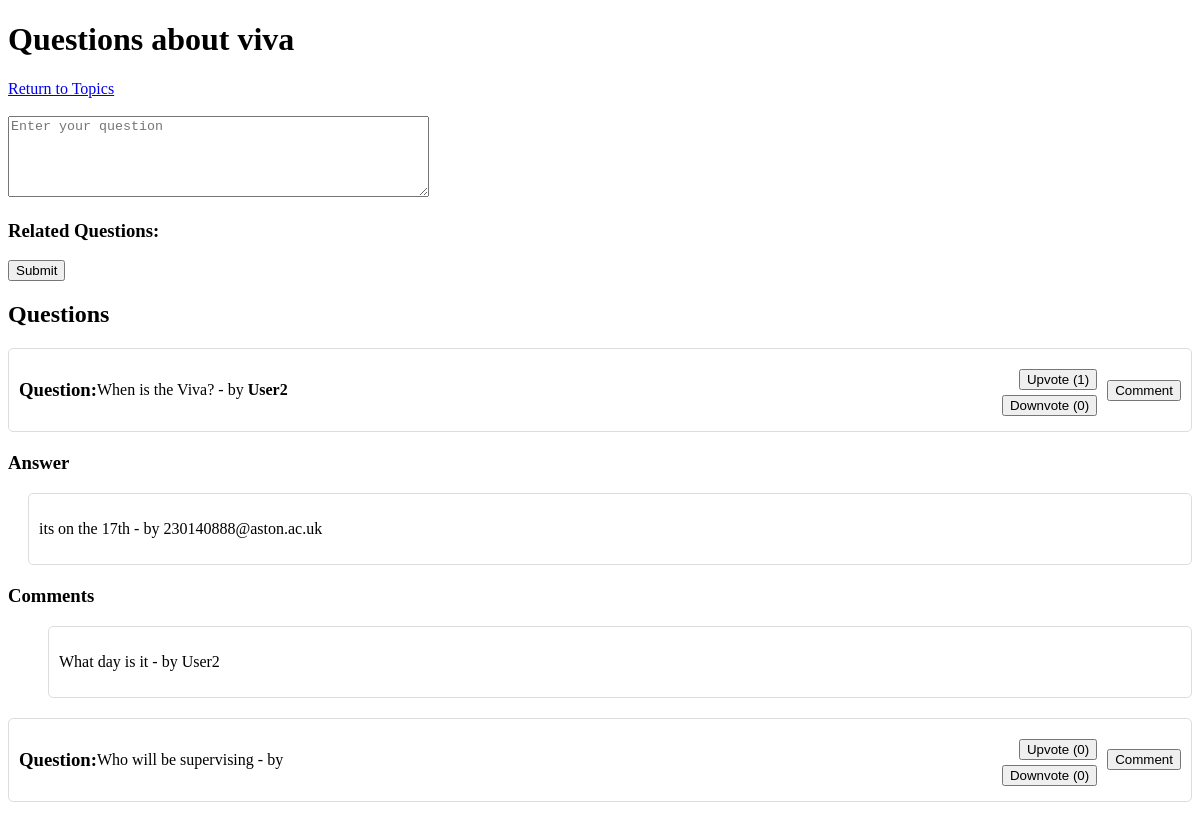
The page /topics/2 on the database its author committed.
### app/models.py (models this page shows, shortened)
class Topic(db.Model):
    id = db.Column(db.Integer, primary_key=True)
    title = db.Column(db.String(100), nullable=False)
    description = db.Column(db.Text, nullable=True)
    questions = db.relationship('Question', back_populates='topic')

class Question(db.Model):
    id = db.Column(db.Integer, primary_key=True)
    content = db.Column(db.Text, nullable=False)
    topic_id = db.Column(db.Integer, db.ForeignKey('topic.id'), nullable=False)
    topic = db.relationship('Topic', back_populates='questions')
    answers = db.relationship('Answer', backref='question', lazy=True)
    upvotes = db.Column(db.Integer, default=0)
    downvotes = db.Column(db.Integer, default=0)
    comments = relationship('Comment', back_populates='question', lazy=True)
    user_id = db.Column(db.Integer, db.ForeignKey('user.id'), nullable=True)  # Reference to the user who posted the question
    user = db.relationship('User', backref='questions')

class User(db.Model, UserMixin):
    id = db.Column(db.Integer, primary_key=True)
    username = db.Column(db.String(80), unique=True, nullable=False)
    email = db.Column(db.String(120), unique=True, nullable=False)
    password = db.Column(db.String(128), nullable=False)
    role = db.Column(db.String(10), nullable=False)  # 'student' or 'teacher'
    is_teacher = db.Column(db.Boolean, default=False)
    comments = relationship('Comment', back_populates='author', lazy=True)
    notifications = db.relationship('Notification', backref='user', lazy='dynamic')

class Answer(db.Model):
    id = db.Column(db.Integer, primary_key=True)
    content = db.Column(db.String(255), nullable=False)
    question_id = db.Column(db.Integer, db.ForeignKey('question.id'), nullable=False)
    user_id = db.Column(db.Integer, db.ForeignKey('user.id'), nullable=False)
    created_at = db.Column(db.DateTime, default=datetime.utcnow)
    user = db.relationship('User', backref=db.backref('answers', lazy=True))

class Comment(db.Model):
    id = db.Column(db.Integer, primary_key=True)
    content = db.Column(db.String(500), nullable=False)
    approved = db.Column(db.Boolean, default=False)  # Track approval status
    question_id = db.Column(db.Integer, db.ForeignKey('question.id'), nullable=False)
    user_id = db.Column(db.Integer, db.ForeignKey('user.id'), nullable=True)
    author = relationship('User', back_populates='comments')
    question = relationship('Question', back_populates='comments')

### app/routes.py (the view, shortened to what this page needs)
@app.route('/topics/<int:topic_id>', methods=['GET', 'POST'])
def topic_questions(topic_id):
    topic = Topic.query.get_or_404(topic_id)
    threshold = 0.95  # Set similarity threshold for manual check
    questions = Question.query.filter_by(topic_id=topic_id).order_by(Question.upvotes.desc()).all()
    questions_with_answers = []
    for question in questions:
        answers = Answer.query.filter_by(question_id=question.id).all()
        questions_with_answers.append((question, answers))
    similar_question = None
    return render_template('topic_questions.html',
                           topic=topic,
                           questions_with_answers=questions_with_answers,
                           similar_question=similar_question)

### app/templates/topic_questions.html (shortened to what this page needs)
<!DOCTYPE html>
<html lang="en">
<head>
</head>
<body>
    <h1>Questions about {{ topic.title }}</h1>
    <a href="{{ url_for('list_topics') }}">Return to Topics</a>
    <br><br>
    {% if 'user_id' not in session or session['role'] != 'teacher' %}
    <form method="post">
        <textarea name="question" rows="5" cols="50" placeholder="Enter your question"></textarea>
        <br>
        <div id="related-questions">
            <h3>Related Questions:</h3>
        </div>
        <button type="submit">Submit</button>
    </form>
    {% endif %}
    <div id="questions">
        {% if questions_with_answers %}
            <h2>Questions</h2>
            {% for question, answers in questions_with_answers %}
            <div class="container">
                <h3>Question: </h3>
                <div class="question-content">
                    <p>{{ question.content }} - by <strong>{{ question.user.username }}</strong></p>
                </div>
                <div class="vote-buttons">
                    <form action="{{ url_for('upvote', question_id=question.id) }}" method="post" style="display: inline;">
                        <button type="submit">Upvote ({{ question.upvotes }})</button>
                    </form>
                    <form action="{{ url_for('downvote', question_id=question.id) }}" method="post" style="display: inline;">
                        <button type="submit">Downvote ({{ question.downvotes }})</button>
                    </form>
                </div>
                {% if current_user.role != 'teacher' %}
                <button onclick="document.getElementById('comment-form-{{ question.id }}').style.display='block'">Comment</button>
                {% endif %}
            </div>
            {% if answers %}
            <h3>Answer</h3>
                <div class="answers">
                    {% for answer in answers %}
                    <div class="answer">
                        <div class="container">
                            <p>{{ answer.content }} - by {{ answer.user.username }}</p>
                        </div>
                    </div>
                    {% endfor %}
                </div>
            {% endif %}
            {% set has_comments = question.comments|selectattr('approved')|list %}
            {% if has_comments %}
            <h3>Comments</h3>
            <ul>
                {% for comment in has_comments %}
                <div class="container">
                    <p>{{ comment.content }} - by {{ comment.author.username }}</p>
                </div>
                {% endfor %}
            </ul>
            {% endif %}
            {% endfor %}
        {% else %}
            <p>No questions yet.</p>
        {% endif %}
    </div>
</body>
</html>

### app/templates/topic_questions.html (style rules this page uses)
.answer { margin-left: 20px; }
.vote-buttons { margin-top: 10px; }
.vote-buttons button { margin-right: 10px; }
.container { display: flex; justify-content: space-between; align-items: center; margin-bottom: 20px; padding: 10px; border: 1px solid #ddd; border-radius: 5px; }
.question-content { flex-grow: 1; }
.vote-buttons { display: flex; flex-direction: column; align-items: flex-end; }
.vote-buttons form { margin-bottom: 5px; }

### rows shown on the page
Topic: title "viva"
Question: content "When is the Viva?", user.username "User2", upvotes "1", downvotes "0"
Answer: content "its on the 17th", user.username "230140888@aston.ac.uk"
Comment: content "What day is it", author.username "User2"
Question: content "Who will be supervising", upvotes "0", downvotes "0"
